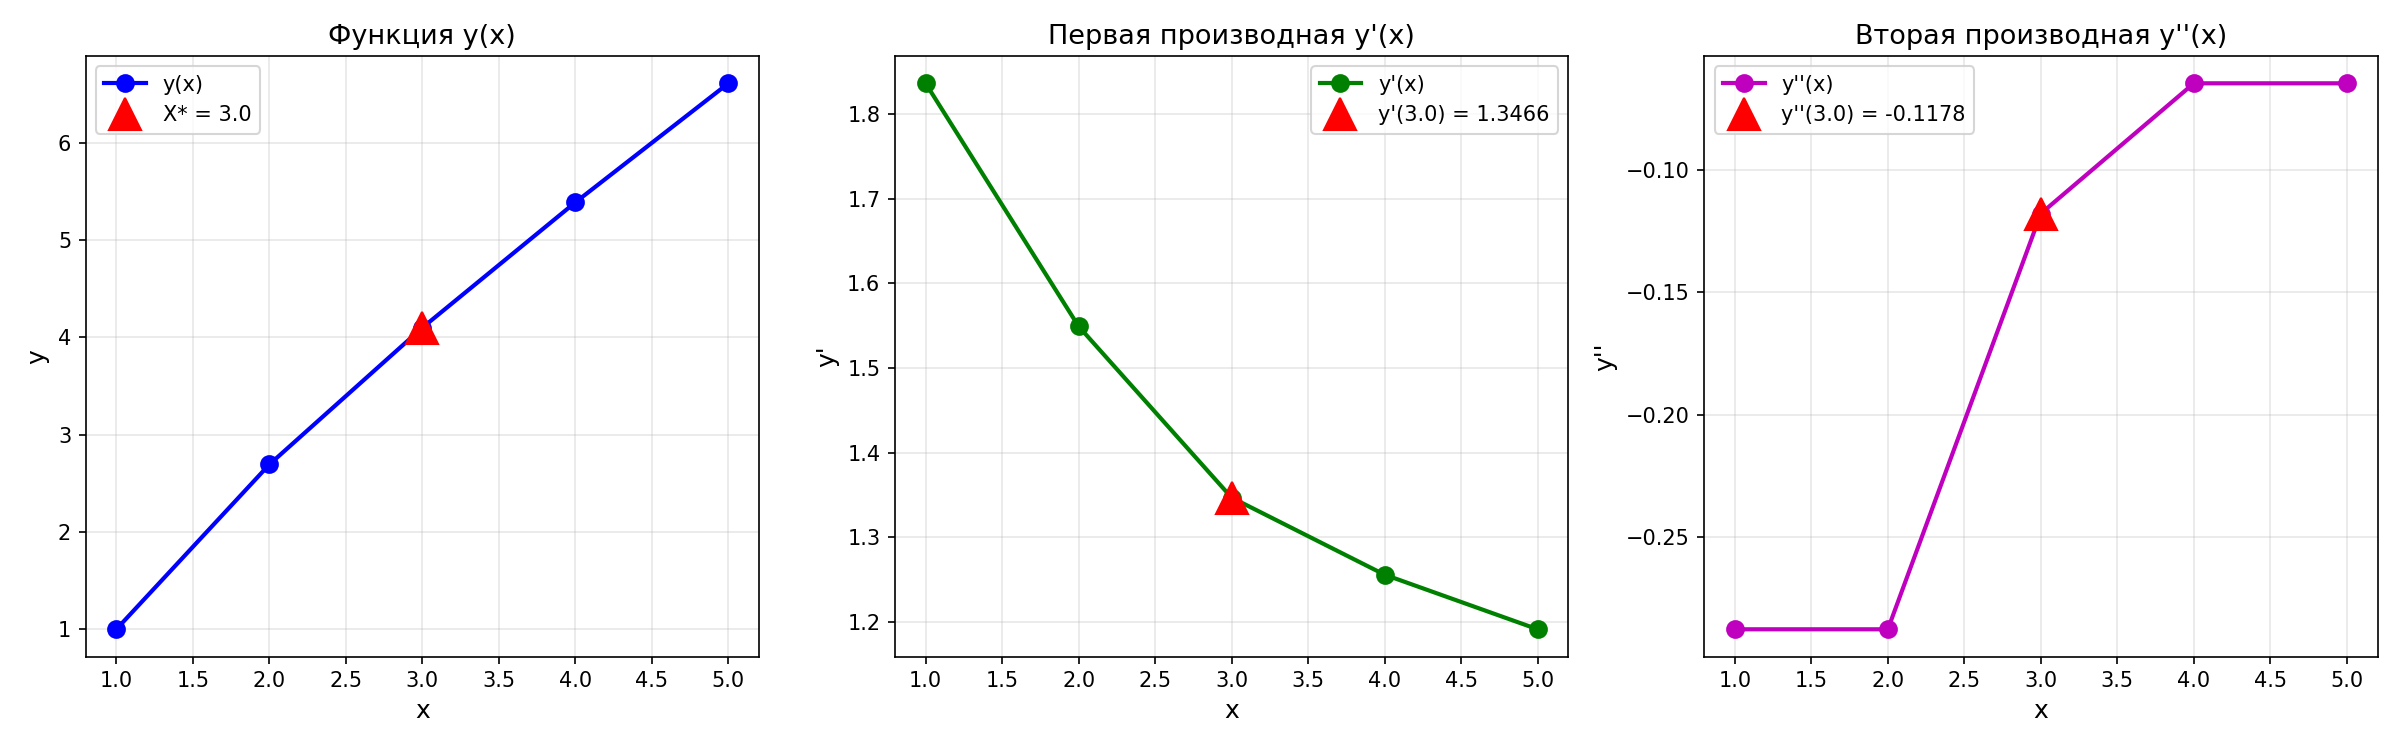

Generate this figure with Python:
"""
Лабораторная работа №3. Задание 3.4
Численное дифференцирование

Вариант 14: X* = 3.0
Таблица:
i  | 0   | 1   | 2   | 3   | 4
xi | 1.0 | 2.0 | 3.0 | 4.0 | 5.0
yi | 1.0 | 2.6931 | 4.0986 | 5.3863 | 6.6094
"""

import numpy as np
import matplotlib.pyplot as plt
from typing import Tuple


def first_derivative_forward(x: np.ndarray, y: np.ndarray, i: int) -> float:
    """
    Правосторонняя производная (первый порядок точности)
    y'(x_i) ≈ (y_{i+1} - y_i) / (x_{i+1} - x_i)
    """
    return (y[i + 1] - y[i]) / (x[i + 1] - x[i])


def first_derivative_backward(x: np.ndarray, y: np.ndarray, i: int) -> float:
    """
    Левосторонняя производная (первый порядок точности)
    y'(x_i) ≈ (y_i - y_{i-1}) / (x_i - x_{i-1})
    """
    return (y[i] - y[i - 1]) / (x[i] - x[i - 1])


def first_derivative_central(x: np.ndarray, y: np.ndarray, i: int) -> float:
    """
    Центральная производная (второй порядок точности)
    Использует интерполяционный многочлен второй степени
    
    y'(x) ≈ (y_{i+1} - y_i)/(x_{i+1} - x_i) + 
            [((y_{i+2} - y_{i+1})/(x_{i+2} - x_{i+1}) - (y_{i+1} - y_i)/(x_{i+1} - x_i)) / (x_{i+2} - x_i)] * 
            (2x - x_i - x_{i+1})
    """
    if i == 0:
        # Используем точки i, i+1, i+2
        h1 = x[i + 1] - x[i]
        h2 = x[i + 2] - x[i + 1]
        f1 = (y[i + 1] - y[i]) / h1
        f2 = (y[i + 2] - y[i + 1]) / h2
        return f1 + ((f2 - f1) / (x[i + 2] - x[i])) * (2 * x[i] - x[i] - x[i + 1])
    elif i == len(x) - 1:
        # Используем точки i-2, i-1, i
        h1 = x[i - 1] - x[i - 2]
        h2 = x[i] - x[i - 1]
        f1 = (y[i - 1] - y[i - 2]) / h1
        f2 = (y[i] - y[i - 1]) / h2
        return f2 + ((f2 - f1) / (x[i] - x[i - 2])) * (2 * x[i] - x[i - 1] - x[i])
    else:
        # Используем точки i-1, i, i+1
        h1 = x[i] - x[i - 1]
        h2 = x[i + 1] - x[i]
        f1 = (y[i] - y[i - 1]) / h1
        f2 = (y[i + 1] - y[i]) / h2
        return f1 + ((f2 - f1) / (x[i + 1] - x[i - 1])) * (2 * x[i] - x[i - 1] - x[i])


def second_derivative(x: np.ndarray, y: np.ndarray, i: int) -> float:
    """
    Вторая производная (второй порядок точности)
    
    y''(x) ≈ 2 * [((y_{i+1} - y_i)/(x_{i+1} - x_i) - (y_i - y_{i-1})/(x_i - x_{i-1})) / (x_{i+1} - x_{i-1})]
    """
    if i == 0:
        # Используем точки 0, 1, 2
        h1 = x[1] - x[0]
        h2 = x[2] - x[1]
        f1 = (y[1] - y[0]) / h1
        f2 = (y[2] - y[1]) / h2
        return 2 * (f2 - f1) / (x[2] - x[0])
    elif i == len(x) - 1:
        # Используем точки n-2, n-1, n
        h1 = x[i - 1] - x[i - 2]
        h2 = x[i] - x[i - 1]
        f1 = (y[i - 1] - y[i - 2]) / h1
        f2 = (y[i] - y[i - 1]) / h2
        return 2 * (f2 - f1) / (x[i] - x[i - 2])
    else:
        # Используем точки i-1, i, i+1
        h1 = x[i] - x[i - 1]
        h2 = x[i + 1] - x[i]
        f1 = (y[i] - y[i - 1]) / h1
        f2 = (y[i + 1] - y[i]) / h2
        return 2 * (f2 - f1) / (x[i + 1] - x[i - 1])


def solve_task():
    """Решение задания 3.4"""
    print("=" * 80)
    print("ЛАБОРАТОРНАЯ РАБОТА №3. ЗАДАНИЕ 3.4")
    print("ЧИСЛЕННОЕ ДИФФЕРЕНЦИРОВАНИЕ")
    print("Вариант 14: X* = 3.0")
    print("=" * 80)
    
    # Исходные данные
    x_data = np.array([1.0, 2.0, 3.0, 4.0, 5.0])
    y_data = np.array([1.0, 2.6931, 4.0986, 5.3863, 6.6094])
    x_star = 3.0
    
    # Находим индекс точки X*
    i_star = np.where(x_data == x_star)[0][0]
    
    print("\nИсходные данные:")
    print(f"{'i':<5} {'x_i':<10} {'y_i':<15}")
    print("-" * 30)
    for i, (x, y) in enumerate(zip(x_data, y_data)):
        marker = " <-- X*" if x == x_star else ""
        print(f"{i:<5} {x:<10.1f} {y:<15.4f}{marker}")
    
    # ========== ПЕРВАЯ ПРОИЗВОДНАЯ ==========
    print("\n" + "=" * 80)
    print("ВЫЧИСЛЕНИЕ ПЕРВОЙ ПРОИЗВОДНОЙ В ТОЧКЕ X* = 3.0")
    print("=" * 80)
    
    # Правосторонняя производная
    if i_star < len(x_data) - 1:
        y_prime_forward = first_derivative_forward(x_data, y_data, i_star)
        print(f"\n1) Правосторонняя производная (первый порядок точности):")
        print(f"   y'({x_star}) ≈ (y_{i_star+1} - y_{i_star}) / (x_{i_star+1} - x_{i_star})")
        print(f"   y'({x_star}) ≈ ({y_data[i_star+1]:.4f} - {y_data[i_star]:.4f}) / ({x_data[i_star+1]:.1f} - {x_data[i_star]:.1f})")
        print(f"   y'({x_star}) ≈ {y_prime_forward:.8f}")
    
    # Левосторонняя производная
    if i_star > 0:
        y_prime_backward = first_derivative_backward(x_data, y_data, i_star)
        print(f"\n2) Левосторонняя производная (первый порядок точности):")
        print(f"   y'({x_star}) ≈ (y_{i_star} - y_{i_star-1}) / (x_{i_star} - x_{i_star-1})")
        print(f"   y'({x_star}) ≈ ({y_data[i_star]:.4f} - {y_data[i_star-1]:.4f}) / ({x_data[i_star]:.1f} - {x_data[i_star-1]:.1f})")
        print(f"   y'({x_star}) ≈ {y_prime_backward:.8f}")
    
    # Центральная производная (второй порядок точности)
    y_prime_central = first_derivative_central(x_data, y_data, i_star)
    print(f"\n3) Центральная производная (второй порядок точности):")
    print(f"   Использует интерполяционный многочлен 2-й степени")
    print(f"   на точках x_{i_star-1}, x_{i_star}, x_{i_star+1}")
    
    h1 = x_data[i_star] - x_data[i_star - 1]
    h2 = x_data[i_star + 1] - x_data[i_star]
    f1 = (y_data[i_star] - y_data[i_star - 1]) / h1
    f2 = (y_data[i_star + 1] - y_data[i_star]) / h2
    
    print(f"   f₁ = (y_{i_star} - y_{i_star-1}) / h₁ = {f1:.8f}")
    print(f"   f₂ = (y_{i_star+1} - y_{i_star}) / h₂ = {f2:.8f}")
    print(f"   y'({x_star}) ≈ {y_prime_central:.8f}")
    
    # ========== ВТОРАЯ ПРОИЗВОДНАЯ ==========
    print("\n" + "=" * 80)
    print("ВЫЧИСЛЕНИЕ ВТОРОЙ ПРОИЗВОДНОЙ В ТОЧКЕ X* = 3.0")
    print("=" * 80)
    
    y_double_prime = second_derivative(x_data, y_data, i_star)
    
    print(f"\nВторая производная (второй порядок точности):")
    print(f"y''(x) ≈ 2 * [(f₂ - f₁) / (x_{i_star+1} - x_{i_star-1})]")
    print(f"y''({x_star}) ≈ 2 * [({f2:.8f} - {f1:.8f}) / ({x_data[i_star+1]:.1f} - {x_data[i_star-1]:.1f})]")
    print(f"y''({x_star}) ≈ {y_double_prime:.8f}")
    
    # ========== ТАБЛИЦА ПРОИЗВОДНЫХ ВО ВСЕХ ТОЧКАХ ==========
    print("\n" + "=" * 80)
    print("ТАБЛИЦА ПРОИЗВОДНЫХ ВО ВСЕХ УЗЛАХ")
    print("=" * 80)
    
    print(f"\n{'i':<5} {'x_i':<10} {'y_i':<15} {'y_prime(x_i)':<15} {'y_double_prime(x_i)':<15}")
    print("-" * 65)
    
    for i in range(len(x_data)):
        y_prime = first_derivative_central(x_data, y_data, i)
        y_double = second_derivative(x_data, y_data, i)
        marker = " <-- X*" if x_data[i] == x_star else ""
        print(f"{i:<5} {x_data[i]:<10.1f} {y_data[i]:<15.4f} {y_prime:<15.8f} {y_double:<15.8f}{marker}")
    
    # ========== ПОСТРОЕНИЕ ГРАФИКОВ ==========
    # Вычисляем производные во всех точках
    y_prime_all = np.array([first_derivative_central(x_data, y_data, i) for i in range(len(x_data))])
    y_double_prime_all = np.array([second_derivative(x_data, y_data, i) for i in range(len(x_data))])
    
    fig, axes = plt.subplots(1, 3, figsize=(16, 5))
    
    # График функции
    axes[0].plot(x_data, y_data, 'bo-', linewidth=2, markersize=8, label='y(x)')
    axes[0].plot(x_star, y_data[i_star], 'r^', markersize=15, label=f'X* = {x_star}')
    axes[0].set_xlabel('x', fontsize=12)
    axes[0].set_ylabel('y', fontsize=12)
    axes[0].set_title('Функция y(x)', fontsize=13)
    axes[0].legend(fontsize=10)
    axes[0].grid(True, alpha=0.3)
    
    # График первой производной
    axes[1].plot(x_data, y_prime_all, 'go-', linewidth=2, markersize=8, label="y'(x)")
    axes[1].plot(x_star, y_prime_central, 'r^', markersize=15, label=f"y'({x_star}) = {y_prime_central:.4f}")
    axes[1].set_xlabel('x', fontsize=12)
    axes[1].set_ylabel("y'", fontsize=12)
    axes[1].set_title('Первая производная y\'(x)', fontsize=13)
    axes[1].legend(fontsize=10)
    axes[1].grid(True, alpha=0.3)
    
    # График второй производной
    axes[2].plot(x_data, y_double_prime_all, 'mo-', linewidth=2, markersize=8, label="y''(x)")
    axes[2].plot(x_star, y_double_prime, 'r^', markersize=15, label=f"y''({x_star}) = {y_double_prime:.4f}")
    axes[2].set_xlabel('x', fontsize=12)
    axes[2].set_ylabel("y''", fontsize=12)
    axes[2].set_title('Вторая производная y\'\'(x)', fontsize=13)
    axes[2].legend(fontsize=10)
    axes[2].grid(True, alpha=0.3)
    
    plt.tight_layout()
    plt.savefig('chislaki/lab3/task3_4_differentiation.png', dpi=150)
    print(f"\nГрафик сохранен: task3_4_differentiation.png")
    
    # ========== ИТОГОВАЯ СВОДКА ==========
    print("\n" + "=" * 80)
    print("ИТОГОВАЯ СВОДКА")
    print("=" * 80)
    print(f"Точка: X* = {x_star}")
    print(f"Значение функции: y({x_star}) = {y_data[i_star]:.8f}")
    print(f"Первая производная: y'({x_star}) = {y_prime_central:.8f}")
    print(f"Вторая производная: y''({x_star}) = {y_double_prime:.8f}")
    print("=" * 80)
    
    return y_prime_central, y_double_prime


if __name__ == "__main__":
    y_prime, y_double_prime = solve_task()
    plt.show()
